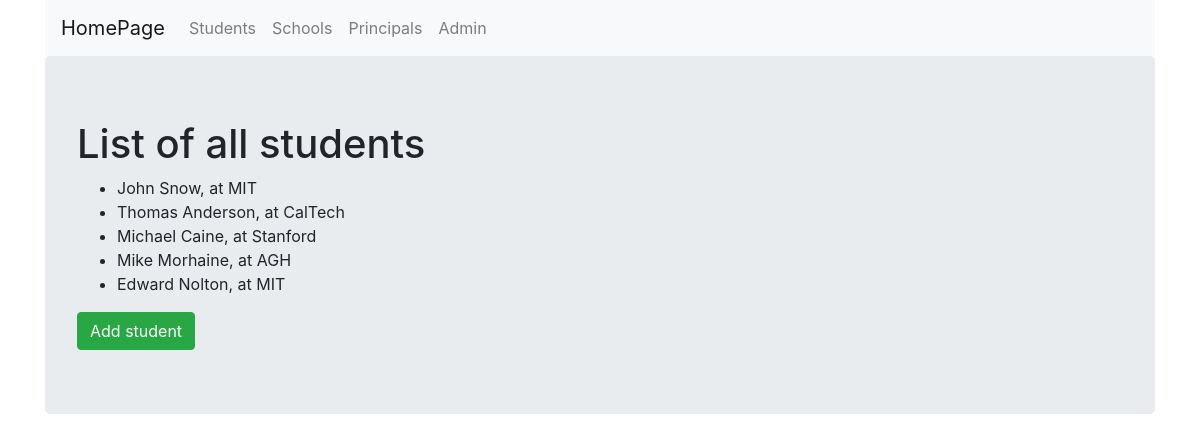
Page /CRUD_System/students/ on the committed database.
### CRUD_System/models.py (models this page shows, shortened)
class Student(models.Model):
    name = models.CharField(max_length = 256)
    last_name = models.CharField(max_length = 256)
    school = models.ForeignKey(School, on_delete=models.CASCADE, related_name='students')

class School(models.Model):
    name = models.CharField(max_length = 256)
    location = models.CharField(max_length = 256)
    def __str__(self):
        return self.name

### CRUD_System/views.py (the view)
# urls.py: path('students/', views.StudentListView.as_view(), name='students'),
class StudentListView(ListView):
    context_object_name = 'students'
    model = models.Student
    template_name = 'CRUD_ListView.html'

### CRUD_System/templates/CRUD_System/CRUD_ListView.html (shortened to what this page needs)
{% extends 'CRUD_System/CRUD_System_base.html'%}
{% block body_block %}
    {% if schools %}
        <h1>List of available schools</h1>
        <ul>
            {% for school in schools %}
                <li> {{ school.name }}, located at {{ school.location}}</li>
            {% empty %}
                <li>Sorry, no schools here!</li>
            {% endfor %}
        </ul>
        <a href="{% url 'CRUD_System:add_school'%}">
            <input type="submit" name="" id="" class='btn btn-success' value='Add school'>
        </a>
    {% elif students %}
    <h1>List of all students</h1>
    <ul>
        {% for student in students %}
            <li> {{ student.name }} {{ student.last_name}}, at {{ student.school}} </li>
            {% empty %}
                <li>Sorry, no entries here!</li>
        {% endfor %}
    </ul>
        <a href="{% url 'CRUD_System:add_student'%}">
            <input type="submit" name="" id="" class='btn btn-success' value='Add student'>
        </a>
    {% else%}
        <p>You shouldn't be able to see this view ...</p>
        <p>It only shows when the template page was called with an empty context_object_name tag</p>
    {% endif%}
{% endblock %}

### rows in the picture
Student: name "John", last_name "Snow", school "MIT"
Student: name "Thomas", last_name "Anderson", school "CalTech"
Student: name "Michael", last_name "Caine", school "Stanford"
Student: name "Mike", last_name "Morhaine", school "AGH"
Student: name "Edward", last_name "Nolton", school "MIT"
